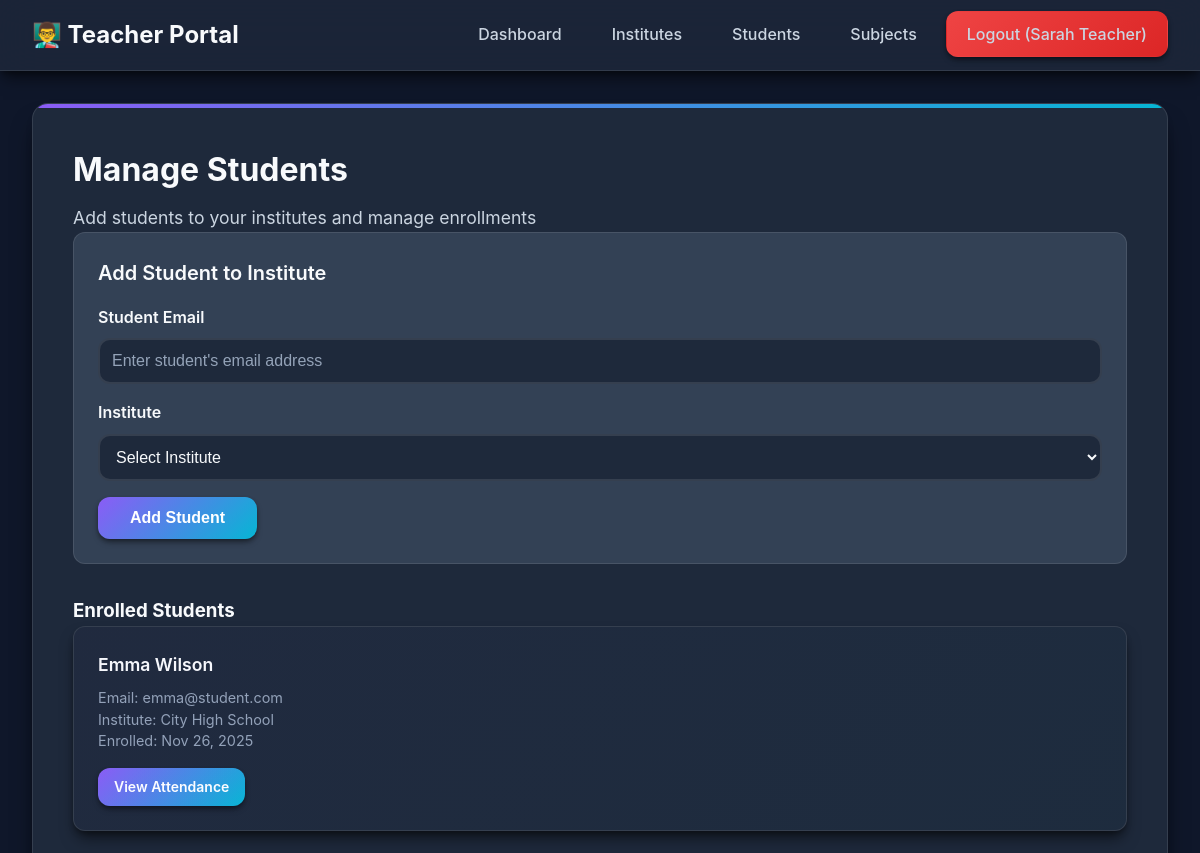
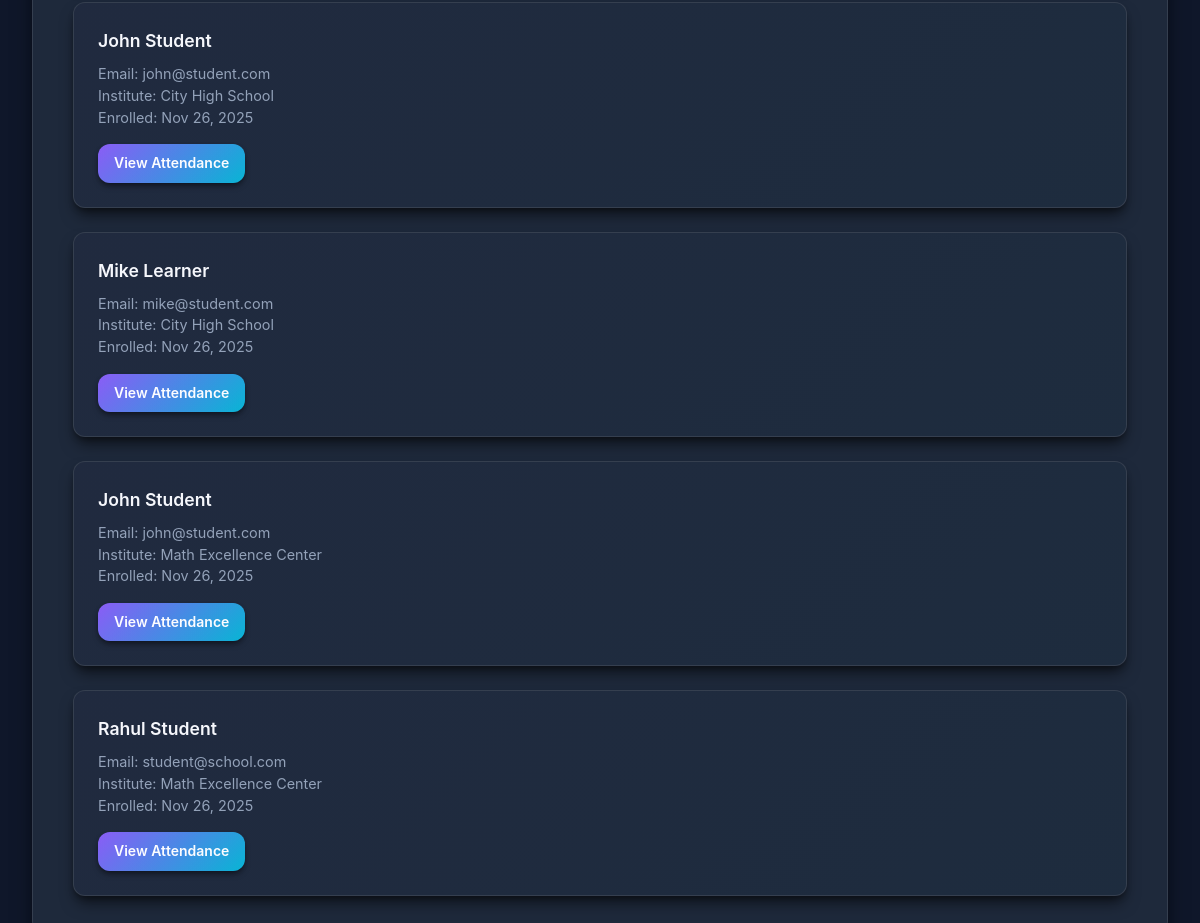
The app's page /manage/students.php (signed in) with its own data (2 pictures, top to bottom).
### tables this page shows
CREATE TABLE student_teacher_relationships (
    id INT PRIMARY KEY AUTO_INCREMENT,
    teacher_id INT NOT NULL,
    student_id INT NOT NULL,
    institute_id INT NOT NULL,
    is_active BOOLEAN DEFAULT TRUE,
    created_at TIMESTAMP DEFAULT CURRENT_TIMESTAMP,
    FOREIGN KEY (teacher_id) REFERENCES users(id) ON DELETE CASCADE,
    FOREIGN KEY (student_id) REFERENCES users(id) ON DELETE CASCADE,
    FOREIGN KEY (institute_id) REFERENCES institutes(id) ON DELETE CASCADE,
    UNIQUE KEY unique_relationship (teacher_id, student_id, institute_id),
    INDEX idx_teacher_id (teacher_id),
    INDEX idx_student_id (student_id),
    INDEX idx_institute_id (institute_id)
);

CREATE TABLE users (
    id INT PRIMARY KEY AUTO_INCREMENT,
    name VARCHAR(100) NOT NULL,
    email VARCHAR(150) UNIQUE NOT NULL,
    password_hash VARCHAR(255) NOT NULL,
    role ENUM('student', 'teacher', 'admin') DEFAULT 'student',
    profile_picture VARCHAR(255) NULL,
    is_active BOOLEAN DEFAULT TRUE,
    created_at TIMESTAMP DEFAULT CURRENT_TIMESTAMP,
    updated_at TIMESTAMP DEFAULT CURRENT_TIMESTAMP ON UPDATE CURRENT_TIMESTAMP
);

CREATE TABLE institutes (
    id INT PRIMARY KEY AUTO_INCREMENT,
    user_id INT NOT NULL,  
    name VARCHAR(100) NOT NULL,
    description TEXT NULL,
    address TEXT NULL,
    contact_email VARCHAR(150) NULL,
    contact_phone VARCHAR(20) NULL,
    is_active BOOLEAN DEFAULT TRUE,
    created_at TIMESTAMP DEFAULT CURRENT_TIMESTAMP,
    updated_at TIMESTAMP DEFAULT CURRENT_TIMESTAMP ON UPDATE CURRENT_TIMESTAMP,
    FOREIGN KEY (user_id) REFERENCES users(id) ON DELETE CASCADE,
    INDEX idx_user_id (user_id)
);

### manage/students.php (the view, shortened to what this page needs)
<?php
try {
    $pdo = getDBConnection();
    $stmt = $pdo->prepare("SELECT u.id, u.name, u.email, i.name as institute_name, str.created_at
                          FROM users u
                          JOIN student_teacher_relationships str ON u.id = str.student_id
                          JOIN institutes i ON str.institute_id = i.id
                          WHERE str.teacher_id = ? AND str.is_active = 1
                          ORDER BY i.name, u.name");
    $stmt->execute([$_SESSION['user_id']]);
    $students = $stmt->fetchAll(PDO::FETCH_ASSOC);
} catch(PDOException $e) {
    $error = "Failed to load data: " . $e->getMessage();
    $institutes = [];
    $students = [];
}
?>
<!DOCTYPE html>
<html lang="en">
<head>
</head>
<body>
    <div class="header">
        <h1>👨‍🏫 Teacher Portal</h1>
        <ul class="nav-links">
            <li><a href="../dashboard/teacher-dashboard.php">Dashboard</a></li>
            <li><a href="institutes.php">Institutes</a></li>
            <li><a href="students.php">Students</a></li>
            <li><a href="subjects.php">Subjects</a></li>
            <li><a href="../auth/logout.php" class="logout-btn">Logout (<?php echo htmlspecialchars($_SESSION['user_name']); ?>)</a></li>
        </ul>
    </div>
    <div class="container">
        <div class="card">
            <h2 class="page-title">Manage Students</h2>
            <p>Add students to your institutes and manage enrollments</p>
            <div class="add-student-form">
                <h3>Add Student to Institute</h3>
                <form method="POST" action="">
                    <div class="form-group">
                        <label for="student_email">Student Email</label>
                        <input type="email" id="student_email" name="student_email" required placeholder="Enter student's email address">
                    </div>
                    <div class="form-group">
                        <label for="institute_id">Institute</label>
                        <select id="institute_id" name="institute_id" required>
                            <option value="">Select Institute</option>
                        </select>
                    </div>
                    <button type="submit" class="btn btn-primary">Add Student</button>
                </form>
            </div>
            <h3>Enrolled Students</h3>
            <?php if (empty($students)): ?>
                <div class="empty-state">
                    <h4>No Students Enrolled</h4>
                    <p>You haven't added any students to your institutes yet.</p>
                </div>
            <?php else: ?>
                <div class="students-grid">
                    <?php foreach ($students as $student): ?>
                        <div class="student-card">
                            <div class="student-name"><?php echo htmlspecialchars($student['name']); ?></div>
                            <div class="student-meta">
                                Email: <?php echo htmlspecialchars($student['email']); ?><br>
                                Institute: <?php echo htmlspecialchars($student['institute_name']); ?><br>
                                Enrolled: <?php echo date('M j, Y', strtotime($student['created_at'])); ?>
                            </div>
                            <div class="student-actions">
                                <a href="student-attendance.php?student_id=<?php echo $student['id']; ?>" class="btn btn-small btn-primary">View Attendance</a>
                            </div>
                        </div>
                    <?php endforeach; ?>
                </div>
            <?php endif; ?>
        </div>
    </div>
</body>
</html>

### records on screen
student_teacher_relationships: student.name "Emma Wilson", student.email "emma@student.com", institute.name "City High School", created_at "Nov 26, 2025"
student_teacher_relationships: student.name "John Student", student.email "john@student.com", institute.name "City High School", created_at "Nov 26, 2025"
student_teacher_relationships: student.name "Mike Learner", student.email "mike@student.com", institute.name "City High School", created_at "Nov 26, 2025"
student_teacher_relationships: student.name "John Student", student.email "john@student.com", institute.name "Math Excellence Center", created_at "Nov 26, 2025"
student_teacher_relationships: student.name "Rahul Student", student.email "student@school.com", institute.name "Math Excellence Center", created_at "Nov 26, 2025"

### other values on screen
$_SESSION['user_name'] "Sarah Teacher"
